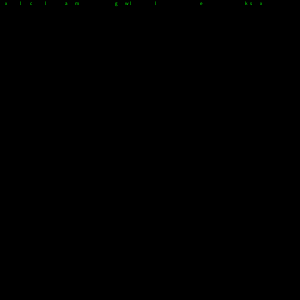
Frame 1 (no input)
Frame 60 (the mouse pressed at the canvas centre just before this capture): blank canvas, image omitted
Frame 120 (the mouse held since frame 60 and released just before this capture): blank canvas, image omitted

The Processing sketch that drew this single still picture (run headless with seeded random() and noise(); from frame 60 on, the mouse is pressed at the canvas centre):

// Processing sketch: Contents6_1
// ── Contents6_1.pde
int y = 0;
int moji_size = 5;
char moji;
 
void setup() {
  size(300, 300); //ウィンドウサイズを300x300にする
  background(0); //背景を黒にする
}
 
void draw() {
  y++; //文字位置のy軸を下へずらす
  textSize(moji_size); //文字サイズ5をにする
  for(int x = 0;x <= 60; x++){
    if(int(random(4)) == 1){ //文字の出現を1/4にする（乱数は0~3）
      moji = char(int(random(97,122))); //ASCIIコード33~126に対応する文字を表示
      fill(0,255,0); //文字を緑色に設定
      text(moji, x*moji_size, y*moji_size); //文字を描写
    }
  }
  if(y >= 60){
    y = 0; //文字位置のy軸を戻す
    background(0); //画面全体を黒でクリアする
  }
}
